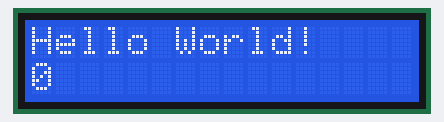
The sketch below on a simulated Arduino Uno, built with avr-gcc and run on an emulated ATmega328P. Parts: 16×2 character LCD.

Above: at 0.1 s.
At 4.1 s:
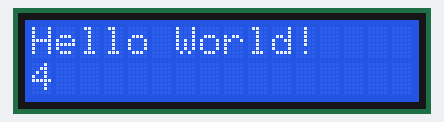
At 9.1 s:
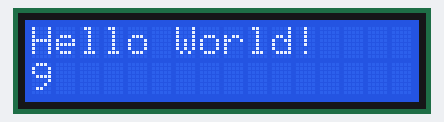
At 19.1 s:
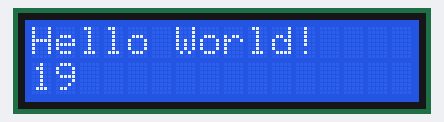
At 29.1 s:
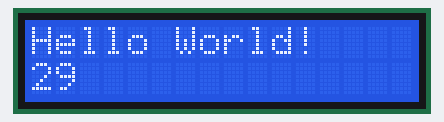
At 39.1 s:
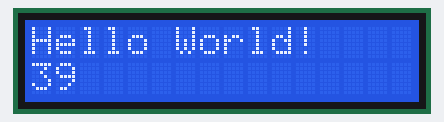

Measured:
- what the display in image 1 shows lasts 1.0 s, from 4.0 s to 5.0 s

The sketch:

LCD_1602_Module.ino
```cpp
#include <LiquidCrystal.h>

#define RSpin 6
#define ENABLEpin 7
#define D4pin 10
#define D5pin 11
#define D6pin 12
#define D7pin 13

//LiquidCrystal(rs, enable, d4, d5, d6, d7)
//LiquidCrystal(rs, rw, enable, d4, d5, d6, d7)
//LiquidCrystal(rs, enable, d0, d1, d2, d3, d4, d5, d6, d7)
//LiquidCrystal(rs, rw, enable, d0, d1, d2, d3, d4, d5, d6, d7)

//FUNCTIONS
//begin(cols, rows) - initializes the interface of the LCD screen and specifies the dimensions of the display
//clear() - clears the LCD screen and positions the cursor in the upper-left corner
//home() - positions the cursor in the upper-left corner
//setCursor(col, row) - positions the LCD cursor at the specified col and row for subsequent text (0 being the first col/row)
//write(data) - writes a character to the LCD
//print(data, BASE-optional) - prints text to the LCD. BASE in which to print the numbers (BIN, DEC, OCT, HEX)

LiquidCrystal lcd(RSpin, ENABLEpin, D4pin, D5pin, D6pin, D7pin);

void setup() {

  lcd.begin(16, 2);           //set up the LCD's number of columns and rows
  lcd.print("Hello World!");  //print a message to the LCD

}

void loop() {

  lcd.setCursor(0,1);
  lcd.print(millis()/1000);

}
```
